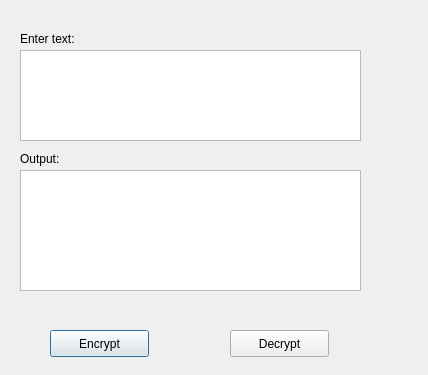
<?xml version="1.0" encoding="UTF-8"?>
<ui version="4.0">
 <class>Encoder</class>
 <widget class="QDialog" name="Encoder">
  <property name="geometry">
   <rect>
    <x>0</x>
    <y>0</y>
    <width>428</width>
    <height>375</height>
   </rect>
  </property>
  <property name="windowTitle">
   <string>Encrypter/Decrypter</string>
  </property>
  <widget class="QTextEdit" name="inputBox">
   <property name="geometry">
    <rect>
     <x>20</x>
     <y>50</y>
     <width>341</width>
     <height>91</height>
    </rect>
   </property>
  </widget>
  <widget class="QLabel" name="label">
   <property name="geometry">
    <rect>
     <x>20</x>
     <y>30</y>
     <width>67</width>
     <height>17</height>
    </rect>
   </property>
   <property name="text">
    <string>Enter text:</string>
   </property>
  </widget>
  <widget class="QPushButton" name="Encrypt">
   <property name="geometry">
    <rect>
     <x>50</x>
     <y>330</y>
     <width>99</width>
     <height>27</height>
    </rect>
   </property>
   <property name="text">
    <string>Encrypt</string>
   </property>
  </widget>
  <widget class="QPushButton" name="Decrypt">
   <property name="geometry">
    <rect>
     <x>230</x>
     <y>330</y>
     <width>99</width>
     <height>27</height>
    </rect>
   </property>
   <property name="text">
    <string>Decrypt</string>
   </property>
  </widget>
  <widget class="QTextBrowser" name="outputBox">
   <property name="geometry">
    <rect>
     <x>20</x>
     <y>170</y>
     <width>341</width>
     <height>121</height>
    </rect>
   </property>
  </widget>
  <widget class="QLabel" name="label_2">
   <property name="geometry">
    <rect>
     <x>20</x>
     <y>150</y>
     <width>67</width>
     <height>17</height>
    </rect>
   </property>
   <property name="text">
    <string>Output:</string>
   </property>
  </widget>
 </widget>
 <resources/>
 <connections/>
</ui>
